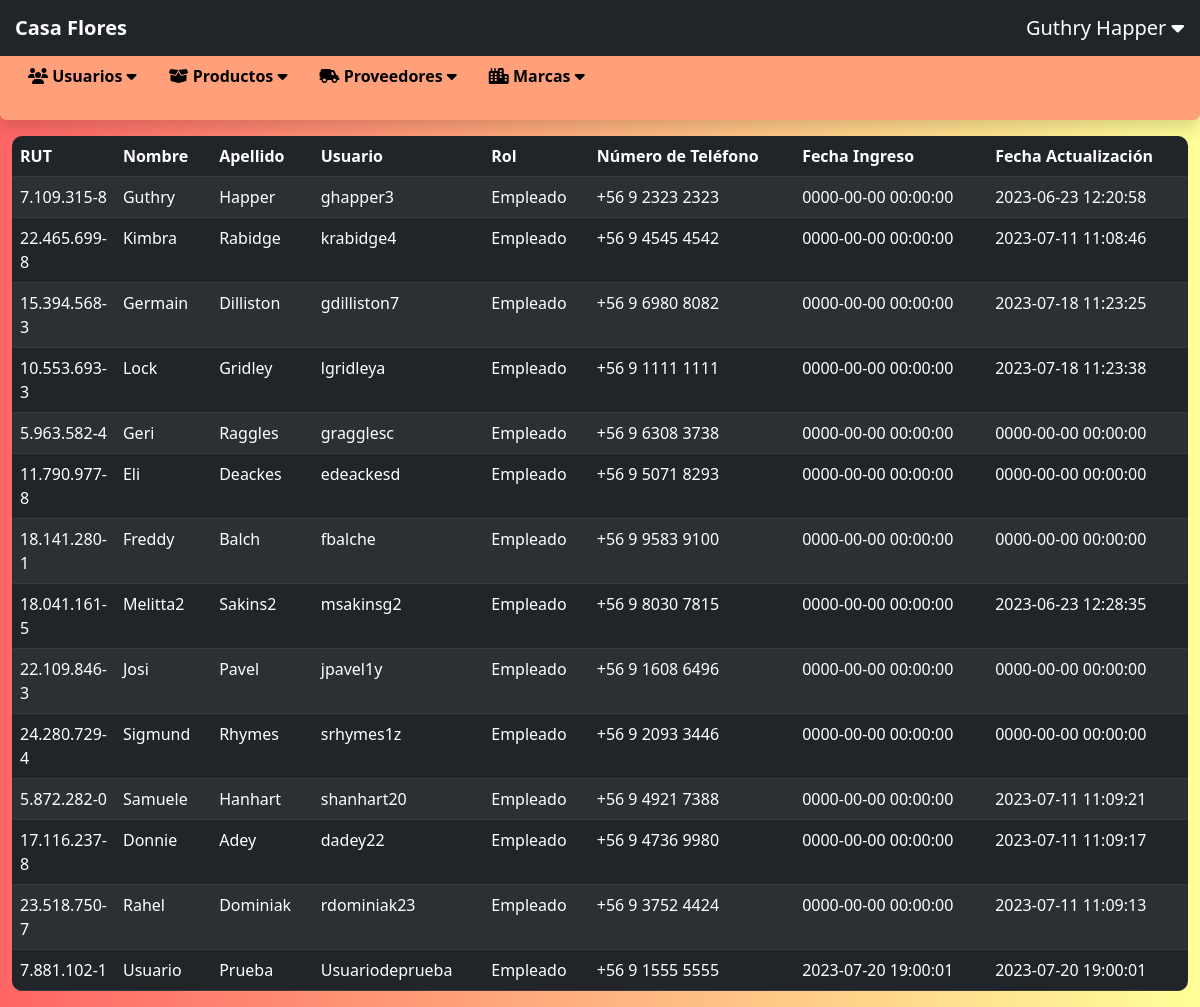
/display-users.php (signed in), run on an earlier commit of the app's database.
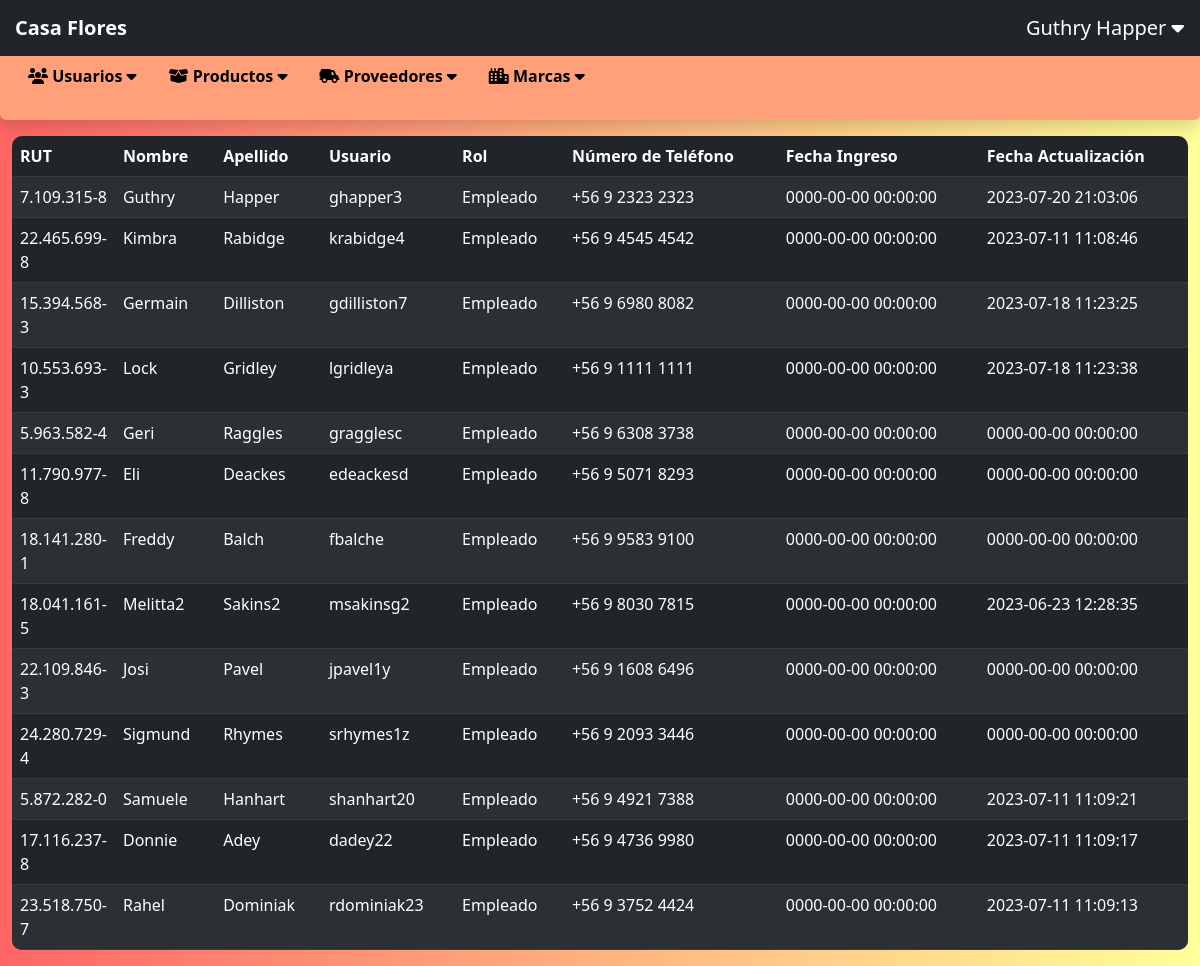
And on a later commit of the database.
### tables this page shows
CREATE TABLE `user` (
  `id` int(50) NOT NULL,
  `rut` varchar(12) NOT NULL,
  `name` varchar(50) NOT NULL,
  `last_name` varchar(50) NOT NULL,
  `username` varchar(50) NOT NULL,
  `email` varchar(50) NOT NULL,
  `password` varchar(300) NOT NULL,
  `phone_number` varchar(16) NOT NULL,
  `role` varchar(50) NOT NULL,
  `status` tinyint(1) NOT NULL,
  `created_at` datetime NOT NULL,
  `updated_at` datetime NOT NULL
);

### display-users.php (the view, shortened to what this page needs)
<?php
  $user = $_SESSION['user'];
  $user_role= $user['role'];
  function isEmployee($user_role) {
    return $user_role === "Empleado";
  }
  require_once 'database/connection.php';
  $users = array();
?>
<!DOCTYPE html>
<html>
<head>
  <link rel="stylesheet" href="css/main.css">
  <link rel="stylesheet" href="css/bootstrap.min.css">
  <link rel="stylesheet" href="https://cdnjs.cloudflare.com/ajax/libs/font-awesome/6.4.0/css/all.min.css">
  <link href="https://cdn.jsdelivr.net/npm/bootstrap-icons@1.7.2/font/bootstrap-icons.css" rel="stylesheet">
  <link rel="stylesheet" type="text/css" href="https://cdn.datatables.net/v/bs4/dt-1.10.20/datatables.min.css"/>
</head>
<body>
<nav class="navbar navbar-expand-lg navbar-dark bg-dark">
  <a class="navbar-brand pr-3 fw-semibold" href="dashboard.php" style="margin-right: auto; margin-left: 15px;">Casa Flores</a>
  <div class="collapse navbar-collapse justify-content-end" id="navbarNav">
    <ul class="navbar-nav">
      <li class="nav-item dropdown">
        <a class="navbar-brand pr-3" href="#" id="userDropdown" role="button" data-bs-toggle="dropdown" aria-haspopup="true" aria-expanded="false">
        <?=$user['name'] .' '.$user['last_name'] ?> <i class="fa-solid fa-caret-down"></i>
        </a>
      </li>
    </ul>
  </div>
</nav>
<div class="container-fluid custom-container">
  <div class="row">
  <nav class="col-12 d-none d-md-block lateral-bar sidebar rounded-bottom shadow sm-media" >
      <div class="sidebar-sticky">
        <ul class="nav ul-media">
          <li class="nav-item">
            <a class="nav-link fw-semibold" data-bs-toggle="collapse" href="#usersCollapse"><i class="fas fa-users"></i> <span>Usuarios</span> <i class="fa-solid fa-caret-down"></i></a>
          </li>
          <li class="nav-item">
            <a class="nav-link fw-semibold" data-bs-toggle="collapse" href="#productCollapse"><i class="fas fa-box-open"></i> <span>Productos</span> <i class="fa-solid fa-caret-down"></i></a>
          </li>
          <li class="nav-item">
            <a class="nav-link fw-semibold" data-bs-toggle="collapse" href="#suppliersCollapse"><i class="fas fa-truck-field"></i> <span>Proveedores</span> <i class="fa-solid fa-caret-down"></i></a>
          </li>
          <li class="nav-item">
            <a class="nav-link fw-semibold" data-bs-toggle="collapse" href="#brandsCollapse"><i class="fas fa-city"></i> <span>Marcas</span> <i class="fa-solid fa-caret-down"></i></a>
          </li>
        </ul>
      </div>
      <br>
    </nav>
    <div class="container-fluid  justify-content-center pt-3 main-media">
      <table id="table" class="table table-striped table-dark">
        <?php
          try {
            $stmt = $conn->prepare("SELECT * FROM user");
            $stmt->execute();
            $users = $stmt->fetchAll(PDO::FETCH_ASSOC);
          }
          catch(PDOException $e) {
              echo "Error: " . $e->getMessage();
          }
        ?>
          <?php if(isEmployee($user_role)): ?>
          <thead>
              <tr>
                  <th scope="col" style="width: 92px;">RUT</th>
                  <th scope="col" class="orderable-column">Nombre</th>
                  <th scope="col" class="orderable-column">Apellido</th>
                  <th scope="col" class="orderable-column">Usuario</th>
                  <th scope="col">Rol</th>
                  <th scope="col">Número de Teléfono</th>
                  <th scope="col" class="orderable-column">Fecha Ingreso</th>
                  <th scope="col" class="orderable-column">Fecha Actualización</th>
              </tr>
          </thead>
          <tbody>
              <?php foreach($users as $user): ?>
                  <?php if ($user['role'] !="Admin"): ?>
                  <tr>
                    <td><?php echo $user['rut']; ?></td>
                    <td><?php echo $user['name']; ?></td>
                    <td><?php echo $user['last_name']; ?></td>
                    <td><?php echo $user['username']; ?></td>
                    <td><?php echo $user['role']; ?></td>
                    <td><?php echo $user['phone_number']; ?></td>
                    <td><?php echo $user['created_at']; ?></td>
                    <td><?php echo $user['updated_at']; ?></td>
                  </tr>
                  <?php endif; ?>
              <?php endforeach; ?>
          </tbody>
          <?php endif; ?>
      </table>
    </div>
 </div>
</div>
</body>
</html>

### css/main.css (style rules this page uses)
body { background-image: url("../assets/vivid-blurred-colorful-background.jpg"); }
.custom-container { height: 94vh; }
.custom-container .sidebar { height: 100%; }
.main-media { width: 100% !important; }
.ul-media { flex-direction: row; }

### display-users.php (style rules this page uses)
body { background: #ffe259; background: linear-gradient(to right, #FF6666, #FFFF99); }
.nav-link { color: black !important; }
.lateral-bar { background-color: #FFA07A; }
table.table { border-radius: 10px; overflow: hidden; }

What changed in the data, as far as the page shows it:
removed user: rut "7.881.102-1", name "Usuario", last_name "Prueba", username "Usuariodeprueba", role "Empleado", phone_number "+56 9 1555 5555", created_at "2023-07-20 19:00:01", updated_at "2023-07-20 19:00:01"
changed user "Guthry": updated_at "2023-06-23 12:20:58" → "2023-07-20 21:03:06"
